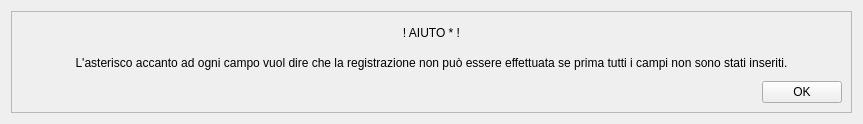
<?xml version="1.0" encoding="UTF-8"?>
<ui version="4.0">
 <class>FrameHelpRegistraCliente</class>
 <widget class="QFrame" name="FrameHelpRegistraCliente">
  <property name="geometry">
   <rect>
    <x>0</x>
    <y>0</y>
    <width>863</width>
    <height>124</height>
   </rect>
  </property>
  <property name="windowTitle">
   <string>Help *</string>
  </property>
  <layout class="QVBoxLayout" name="verticalLayout">
   <item>
    <widget class="QFrame" name="frameAiutoAsterisco">
     <property name="frameShape">
      <enum>QFrame::StyledPanel</enum>
     </property>
     <property name="frameShadow">
      <enum>QFrame::Raised</enum>
     </property>
     <layout class="QGridLayout" name="gridLayout">
      <item row="2" column="1">
       <widget class="QPushButton" name="btnOk">
        <property name="text">
         <string>OK</string>
        </property>
       </widget>
      </item>
      <item row="2" column="0">
       <spacer name="horizontalSpacer">
        <property name="orientation">
         <enum>Qt::Horizontal</enum>
        </property>
        <property name="sizeHint" stdset="0">
         <size>
          <width>40</width>
          <height>20</height>
         </size>
        </property>
       </spacer>
      </item>
      <item row="0" column="0" colspan="2">
       <widget class="QLabel" name="labelIntroduzioneAiutoAsterisco">
        <property name="text">
         <string>! AIUTO * !</string>
        </property>
        <property name="alignment">
         <set>Qt::AlignCenter</set>
        </property>
       </widget>
      </item>
      <item row="1" column="0" colspan="2">
       <widget class="QLabel" name="labelDescrizionAsterisco">
        <property name="text">
         <string>L'asterisco accanto ad ogni campo vuol dire che la registrazione non può essere effettuata se prima tutti i campi non sono stati inseriti.</string>
        </property>
        <property name="alignment">
         <set>Qt::AlignCenter</set>
        </property>
       </widget>
      </item>
     </layout>
    </widget>
   </item>
  </layout>
 </widget>
 <resources/>
 <connections/>
</ui>
